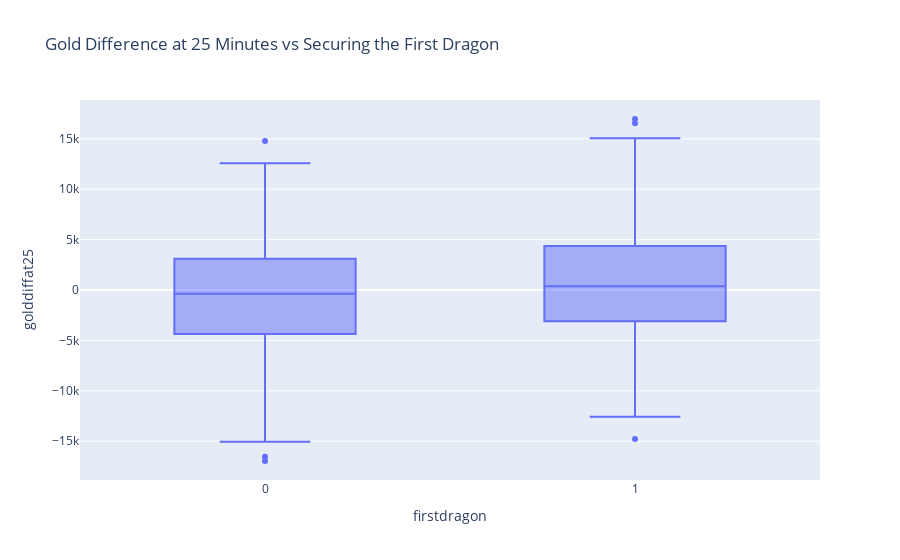

Write notebook code for a chart like this one.
### Code cell
px.box(
    df,
    x="firstdragon",
    y="golddiffat25",
    title="Gold Difference at 25 Minutes vs Securing the First Dragon"
)

### Figure 1 — Plotly figure (JSON) as saved in the notebook; plotly's stock layout.template omitted (floating-point values rounded to 4 significant figures; data arrays with more than 128 entries replaced by an {"elided": "..."} marker saying what was removed)
{"data": [{"alignmentgroup": "True", "hovertemplate": "firstdragon=%{x}<br>golddiffat25=%{y}<extra></extra>", "legendgroup": "", "marker": {"color": "#636efa"}, "name": "", "notched": false, "offsetgroup": "", "orientation": "v", "showlegend": false, "type": "box", "x": {"elided": "1110 int values"}, "x0": " ", "xaxis": "x", "y": {"elided": "1110 int values"}, "y0": " ", "yaxis": "y"}], "layout": {"autosize": true, "boxmode": "group", "legend": {"tracegroupgap": 0}, "title": {"text": "Gold Difference at 25 Minutes vs Securing the First Dragon"}, "xaxis": {"anchor": "y", "autorange": true, "domain": [0, 1], "range": [-0.5, 1.5], "title": {"text": "firstdragon"}, "type": "linear"}, "yaxis": {"anchor": "x", "autorange": true, "domain": [0, 1], "range": [-18850.0, 18850.0], "title": {"text": "golddiffat25"}, "type": "linear"}}}
